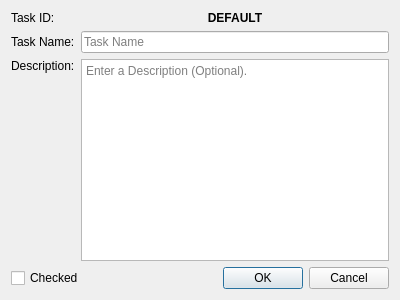
<?xml version="1.0" encoding="UTF-8"?>
<ui version="4.0">
 <class>NewTaskDialog</class>
 <widget class="QDialog" name="NewTaskDialog">
  <property name="geometry">
   <rect>
    <x>0</x>
    <y>0</y>
    <width>400</width>
    <height>300</height>
   </rect>
  </property>
  <property name="windowTitle">
   <string>New Task</string>
  </property>
  <layout class="QGridLayout" name="gridLayout">
   <item row="0" column="0">
    <widget class="QLabel" name="label_3">
     <property name="text">
      <string>Task ID:</string>
     </property>
    </widget>
   </item>
   <item row="0" column="1">
    <widget class="QLabel" name="idLabel">
     <property name="font">
      <font>
       <italic>false</italic>
      </font>
     </property>
     <property name="text">
      <string>&lt;b&gt;DEFAULT&lt;/b&gt;</string>
     </property>
     <property name="alignment">
      <set>Qt::AlignCenter</set>
     </property>
    </widget>
   </item>
   <item row="1" column="0">
    <widget class="QLabel" name="label">
     <property name="text">
      <string>Task Name:</string>
     </property>
    </widget>
   </item>
   <item row="1" column="1">
    <widget class="QLineEdit" name="newNameLineEdit">
     <property name="text">
      <string/>
     </property>
     <property name="placeholderText">
      <string>Task Name</string>
     </property>
    </widget>
   </item>
   <item row="2" column="0">
    <layout class="QVBoxLayout" name="DescTagLayout">
     <item>
      <widget class="QLabel" name="label_2">
       <property name="text">
        <string>Description:</string>
       </property>
      </widget>
     </item>
     <item>
      <spacer name="verticalSpacer_2">
       <property name="orientation">
        <enum>Qt::Vertical</enum>
       </property>
       <property name="sizeHint" stdset="0">
        <size>
         <width>20</width>
         <height>40</height>
        </size>
       </property>
      </spacer>
     </item>
    </layout>
   </item>
   <item row="2" column="1">
    <widget class="QTextEdit" name="descTextEdit">
     <property name="placeholderText">
      <string>Enter a Description (Optional).</string>
     </property>
    </widget>
   </item>
   <item row="5" column="0" colspan="2">
    <layout class="QHBoxLayout" name="OtherToolsLayout">
     <item>
      <widget class="QCheckBox" name="checkBox">
       <property name="text">
        <string>Checked</string>
       </property>
      </widget>
     </item>
     <item>
      <widget class="QDialogButtonBox" name="buttonBox">
       <property name="orientation">
        <enum>Qt::Horizontal</enum>
       </property>
       <property name="standardButtons">
        <set>QDialogButtonBox::Cancel|QDialogButtonBox::Ok</set>
       </property>
      </widget>
     </item>
    </layout>
   </item>
  </layout>
 </widget>
 <resources/>
 <connections>
  <connection>
   <sender>buttonBox</sender>
   <signal>accepted()</signal>
   <receiver>NewTaskDialog</receiver>
   <slot>accept()</slot>
   <hints>
    <hint type="sourcelabel">
     <x>248</x>
     <y>254</y>
    </hint>
    <hint type="destinationlabel">
     <x>157</x>
     <y>274</y>
    </hint>
   </hints>
  </connection>
  <connection>
   <sender>buttonBox</sender>
   <signal>rejected()</signal>
   <receiver>NewTaskDialog</receiver>
   <slot>reject()</slot>
   <hints>
    <hint type="sourcelabel">
     <x>316</x>
     <y>260</y>
    </hint>
    <hint type="destinationlabel">
     <x>286</x>
     <y>274</y>
    </hint>
   </hints>
  </connection>
 </connections>
</ui>
